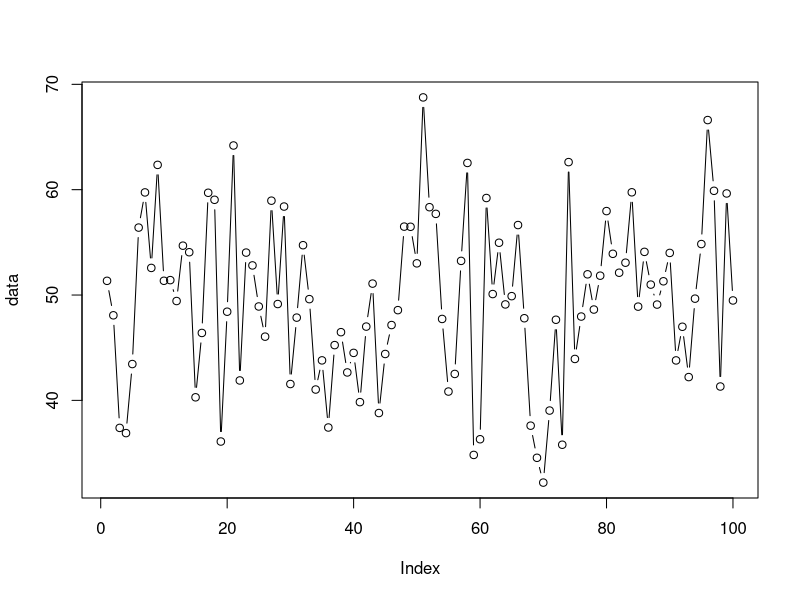
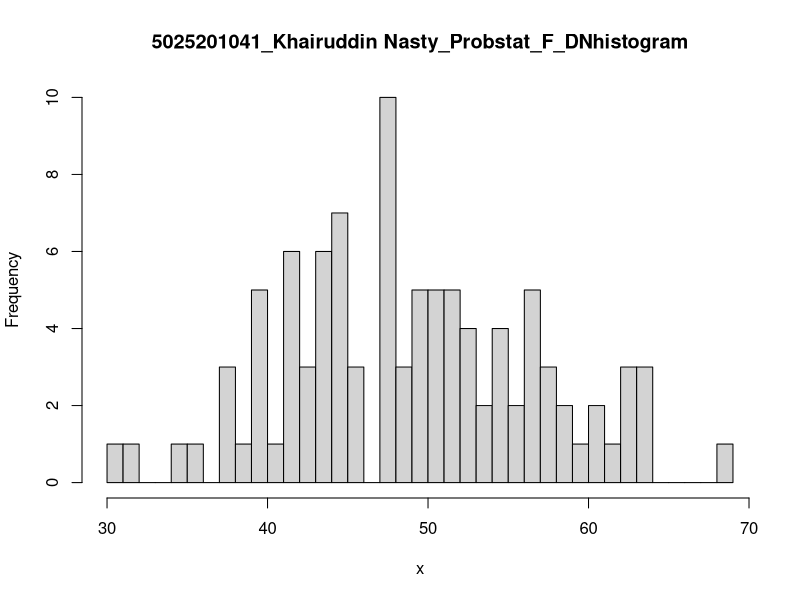

Reproduce these figures in R, in order.
#6a
mean = 50
x = 100
sd = 8
data = rnorm(x, mean, sd)
median = median(data)
f = pnorm(median, mean, sd, lower.tail = TRUE, log.p = FALSE)
z_score = (data-mean(data))/sd*data
plot(data, type="b")

#6b
x <- rnorm(100,50,8)
hist(x,
     breaks = 50,
     main = "5025201041_Khairuddin Nasty_Probstat_F_DNhistogram")